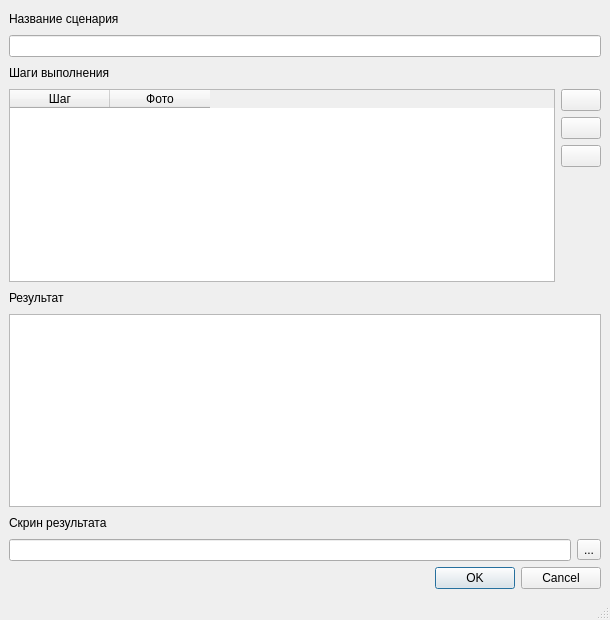
<?xml version="1.0" encoding="UTF-8"?>
<ui version="4.0">
 <class>AddAndEdit</class>
 <widget class="QMainWindow" name="AddAndEdit">
  <property name="windowModality">
   <enum>Qt::ApplicationModal</enum>
  </property>
  <property name="geometry">
   <rect>
    <x>0</x>
    <y>0</y>
    <width>610</width>
    <height>620</height>
   </rect>
  </property>
  <property name="windowTitle">
   <string>MainWindow</string>
  </property>
  <widget class="QWidget" name="centralwidget">
   <layout class="QVBoxLayout" name="verticalLayout_3">
    <item>
     <layout class="QHBoxLayout" name="horizontalLayout">
      <item>
       <widget class="QLabel" name="scriptNameLbl">
        <property name="text">
         <string>Название сценария</string>
        </property>
       </widget>
      </item>
      <item>
       <spacer name="horizontalSpacer_5">
        <property name="orientation">
         <enum>Qt::Horizontal</enum>
        </property>
        <property name="sizeHint" stdset="0">
         <size>
          <width>40</width>
          <height>20</height>
         </size>
        </property>
       </spacer>
      </item>
     </layout>
    </item>
    <item>
     <widget class="QLineEdit" name="scriptName"/>
    </item>
    <item>
     <layout class="QHBoxLayout" name="horizontalLayout_2">
      <item>
       <widget class="QLabel" name="stepTableLbl">
        <property name="text">
         <string>Шаги выполнения</string>
        </property>
       </widget>
      </item>
      <item>
       <spacer name="horizontalSpacer_4">
        <property name="orientation">
         <enum>Qt::Horizontal</enum>
        </property>
        <property name="sizeHint" stdset="0">
         <size>
          <width>40</width>
          <height>20</height>
         </size>
        </property>
       </spacer>
      </item>
     </layout>
    </item>
    <item>
     <layout class="QHBoxLayout" name="horizontalLayout_7">
      <item>
       <widget class="QTableWidget" name="stepTable">
        <column>
         <property name="text">
          <string>Шаг</string>
         </property>
        </column>
        <column>
         <property name="text">
          <string>Фото</string>
         </property>
        </column>
       </widget>
      </item>
      <item>
       <layout class="QVBoxLayout" name="verticalLayout_2">
        <item>
         <layout class="QVBoxLayout" name="verticalLayout">
          <item>
           <widget class="QPushButton" name="addStep">
            <property name="text">
             <string/>
            </property>
            <property name="icon">
             <iconset resource="IconOK.qrc">
              <normaloff>:/OK/Icon/Add.svg</normaloff>:/OK/Icon/Add.svg</iconset>
            </property>
            <property name="iconSize">
             <size>
              <width>20</width>
              <height>20</height>
             </size>
            </property>
           </widget>
          </item>
          <item>
           <widget class="QPushButton" name="editStep">
            <property name="text">
             <string/>
            </property>
            <property name="icon">
             <iconset resource="IconOK.qrc">
              <normaloff>:/OK/Icon/Edit.svg</normaloff>:/OK/Icon/Edit.svg</iconset>
            </property>
            <property name="iconSize">
             <size>
              <width>20</width>
              <height>20</height>
             </size>
            </property>
           </widget>
          </item>
          <item>
           <widget class="QPushButton" name="deleteStep">
            <property name="text">
             <string/>
            </property>
            <property name="icon">
             <iconset resource="IconOK.qrc">
              <normaloff>:/OK/Icon/Delete.svg</normaloff>:/OK/Icon/Delete.svg</iconset>
            </property>
            <property name="iconSize">
             <size>
              <width>20</width>
              <height>20</height>
             </size>
            </property>
           </widget>
          </item>
         </layout>
        </item>
        <item>
         <spacer name="verticalSpacer">
          <property name="orientation">
           <enum>Qt::Vertical</enum>
          </property>
          <property name="sizeHint" stdset="0">
           <size>
            <width>20</width>
            <height>40</height>
           </size>
          </property>
         </spacer>
        </item>
       </layout>
      </item>
     </layout>
    </item>
    <item>
     <layout class="QHBoxLayout" name="horizontalLayout_3">
      <item>
       <widget class="QLabel" name="resultLbl">
        <property name="text">
         <string>Результат</string>
        </property>
       </widget>
      </item>
      <item>
       <spacer name="horizontalSpacer_3">
        <property name="orientation">
         <enum>Qt::Horizontal</enum>
        </property>
        <property name="sizeHint" stdset="0">
         <size>
          <width>40</width>
          <height>20</height>
         </size>
        </property>
       </spacer>
      </item>
     </layout>
    </item>
    <item>
     <widget class="QTextEdit" name="result"/>
    </item>
    <item>
     <layout class="QHBoxLayout" name="horizontalLayout_4">
      <item>
       <widget class="QLabel" name="resultScreenLbl">
        <property name="text">
         <string>Скрин результата</string>
        </property>
       </widget>
      </item>
      <item>
       <spacer name="horizontalSpacer_2">
        <property name="orientation">
         <enum>Qt::Horizontal</enum>
        </property>
        <property name="sizeHint" stdset="0">
         <size>
          <width>40</width>
          <height>20</height>
         </size>
        </property>
       </spacer>
      </item>
     </layout>
    </item>
    <item>
     <layout class="QHBoxLayout" name="horizontalLayout_5">
      <item>
       <widget class="QLineEdit" name="resultScreen"/>
      </item>
      <item>
       <widget class="QToolButton" name="openScreen">
        <property name="text">
         <string>...</string>
        </property>
       </widget>
      </item>
     </layout>
    </item>
    <item>
     <layout class="QHBoxLayout" name="horizontalLayout_6">
      <item>
       <spacer name="horizontalSpacer">
        <property name="orientation">
         <enum>Qt::Horizontal</enum>
        </property>
        <property name="sizeHint" stdset="0">
         <size>
          <width>40</width>
          <height>20</height>
         </size>
        </property>
       </spacer>
      </item>
      <item>
       <widget class="QDialogButtonBox" name="toolButton">
        <property name="standardButtons">
         <set>QDialogButtonBox::Cancel|QDialogButtonBox::Ok</set>
        </property>
       </widget>
      </item>
     </layout>
    </item>
   </layout>
  </widget>
  <widget class="QMenuBar" name="menubar">
   <property name="geometry">
    <rect>
     <x>0</x>
     <y>0</y>
     <width>610</width>
     <height>21</height>
    </rect>
   </property>
  </widget>
  <widget class="QStatusBar" name="statusbar"/>
 </widget>
 <resources>
  <include location="IconOK.qrc"/>
 </resources>
 <connections/>
</ui>
